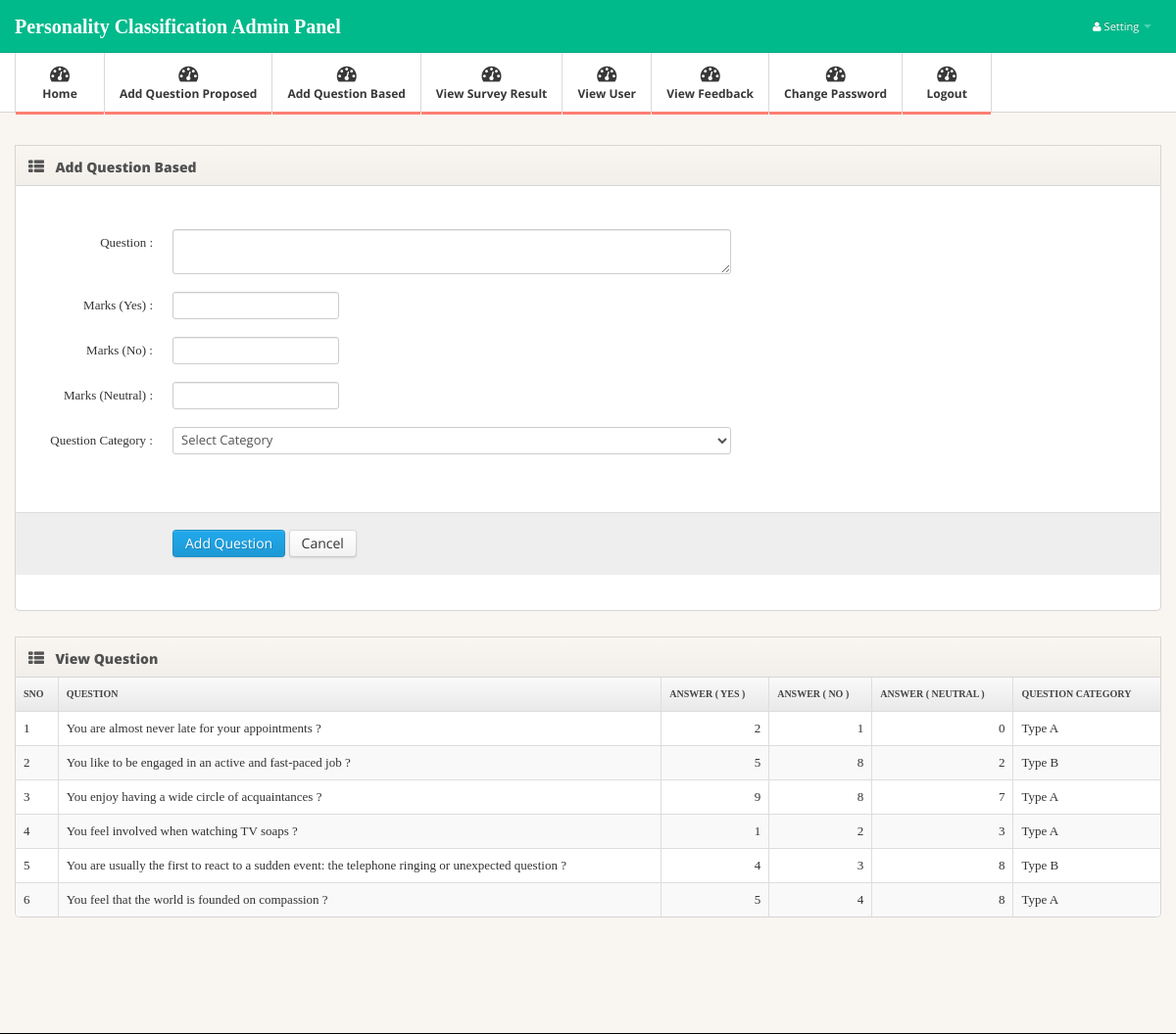
Screenshot of /add_question_based.php (signed in) with the database file from the repository.
### tables this page shows
CREATE TABLE IF NOT EXISTS `question_add_based` (
  `sno` int(11) NOT NULL AUTO_INCREMENT,
  `based_question` varchar(444) NOT NULL,
  ` marks_yes` varchar(444) NOT NULL,
  ` marks_no` varchar(444) NOT NULL,
  ` marks_nautral` varchar(444) NOT NULL,
  ` ques_cat` varchar(444) NOT NULL,
  PRIMARY KEY (`sno`)
);

### add_question_based.php (the view, shortened to what this page needs)
<?php include "include/admin_head.php" ?>
</head>
<body>
<?php include "include/admin_menu.php" ?>
<div class="main">
  <div class="main-inner">
    <div class="container">
      <div class="row">
        <div class="span12">
          <div class="widget widget-table action-table">
            <div class="widget-header"> <i class="icon-th-list"></i>
              <h3>Add Question Based</h3>
            </div>
            <div class="widget-content">
            				  <form id="edit-profile" name="myform" action="add_question_based_add.php" method="post" onSubmit="return validate()" class="form-horizontal">
									<fieldset>
										<br><br>
										<font style="font-family:Georgia, 'Times New Roman', Times, serif; ">
											<div class="control-group">
												<label class="control-label" for="firstname">Question :</label>
												<div class="controls">
													<textarea class="span6" name="question_add" required ></textarea>
												</div>
											</div>
											<div class="control-group">
												<label class="control-label" for="firstname">Marks (Yes) :</label>
												<div class="controls">
													<input type="text" name="marks_yes" class="span2" required />
												</div>
											</div>
											<div class="control-group">
												<label class="control-label" for="firstname">Marks (No) :</label>
												<div class="controls">
													<input type="text" name="marks_no" class="span2" required />
												</div>
											</div>
											<div class="control-group">
												<label class="control-label" for="firstname">Marks (Neutral) :</label>
												<div class="controls">
													<input type="text" name="marks_neutral" class="span2" required />
												</div>
											</div>
											<div class="control-group">
												<label class="control-label" for="firstname">Question Category :</label>
												<div class="controls">
													<select name="ques_cat" class="span6" required >
														<option> Select Category</option>
													</select>
												</div>
											</div>
										</font>
										 <br />
										<div class="form-actions">
											<button type="submit" class="btn btn-primary">Add Question</button>
											<button type="reset" class="btn">Cancel</button>
										</div>
									</fieldset>
								</form>
            </div>
          </div>
        </div>
      </div>
	  <div class="row">
        <div class="span12">
          <div class="widget widget-table action-table">
            <div class="widget-header"> <i class="icon-th-list"></i>
              <h3>View Question</h3>
            </div>
            <div class="widget-content">
			<font style="font-family:Georgia, 'Times New Roman', Times, serif">
			<table class="table table-striped table-bordered">
			<tr>
				<th>Sno</th>
				<th>Question</th>
				<th>Answer ( Yes )</th>
				<th>Answer ( No )</th>
				<th>Answer ( Neutral )</th>
				<th>Question Category</th>
			</tr>
           	<?php
				$sql="select * from question_add_based";
				$result=mysql_query($sql);
				$i=1;
				while($row=mysql_fetch_array($result))
				{
			  ?>
						<tr>
							 <td> <?php echo $i ?></td>
							 <td> <?php echo $row[1]?></td>
							 <td style="text-align:right"> <?php echo $row[2]?></td>
							 <td style="text-align:right"> <?php echo $row[3]?></td>
							 <td style="text-align:right"> <?php echo $row[4]?></td>
							 <td> <?php echo $row[5]?></td>
				<?php
					$i++;
					}
				?>
				</table>
			</font>
            </div><br /><br /><br />
          </div>
        </div>
      </div>
    </div>
  </div>
</div>
</body>
</html>

### css/style.css (style rules this page uses)
body { background: #f9f6f1; font: 13px/1.7em 'Open Sans'; }
input, button, select, textarea { font-family: 'Open Sans'; }
.table td { vertical-align: middle; }
.table-bordered th { background: #E9E9E9; background:-moz-linear-gradient(top, #FAFAFA 0%, #E9E9E9 100%); background:-webkit-gradient(linear, left top, left bottom, color-stop(0%,#FAFAFA), color-stop(100%,#E9E9E9)); background:-webkit-linear-gradient(top, #FAFAFA 0%,#E9E9E9 100%); background:-o-linear-gradient(top, #FAFAFA 0%,#E9E9E9 100%); background:-ms-linear-gradient(top, #FAFAFA 0%,#E9E9E9 100%); background:linear-gradient(top, #FAFAFA 0%,#E9E9E9 100%); filter: progid:DXImageTransform.Microsoft.gradient(startColorstr='#FAFAFA', endColorstr='#E9E9E9'); -ms-filter: "progid:DXImageTransform.Microsoft.gradient(startColorstr='#FAFAFA', endColorstr='#E9E9E9')"; font-size: 10px; color: #444; text-transform: uppercase; }
.main { padding-bottom: 2em; border-bottom: 1px solid #000; }
.widget { position: relative; clear: both; width: auto; margin-bottom: 2em; overflow: hidden; }
.widget-header { position: relative; height: 40px; line-height: 40px; background: #f9f6f1; background:-moz-linear-gradient(top, #f9f6f1 0%, #f2efea 100%); background:-webkit-gradient(linear, left top, left bottom, color-stop(0%,#f9f6f1), color-stop(100%,#f2efea)); background:-webkit-linear-gradient(top, #f9f6f1 0%,#f2efea 100%); background:-o-linear-gradient(top, #f9f6f1 0%,#f2efea 100%); background:-ms-linear-gradient(top, #f9f6f1 0%,#f2efea 100%); background:linear-gradient(top, #f9f6f1 0%,#f2efea 100%); filter: progid:DXImageTransform.Microsoft.gradient(startColorstr='#f9f6f1', endColorstr='#f2efea'); -ms-filter: "progid:DXImageTransform.Microsoft.gradient(startColorstr='#f9f6f1', endColorstr='#f2efea')"; border: 1px solid #d6d6d6; -webkit-background-clip: padding-box; }
.widget-header h3 { position: relative; top: 2px; left: 10px; display: inline-block; margin-right: 3em; font-size: 14px; font-weight: 800; color: #525252; line-height: 18px; text-shadow: 1px 1px 2px rgba(255,255,255,.5); }
.widget-header [class^="icon-"], .widget-header [class*=" icon-"] { display: inline-block; margin-left: 13px; margin-right: -2px; font-size: 16px; color: #555; vertical-align: middle; }
.widget-content { padding: 20px 15px 15px; background: #FFF; border: 1px solid #D5D5D5; -moz-border-radius: 5px; -webkit-border-radius: 5px; border-radius: 5px; }
.widget-header+.widget-content { border-top: none; -webkit-border-top-left-radius: 0; -webkit-border-top-right-radius: 0; -moz-border-radius-topleft: 0; -moz-border-radius-topright: 0; border-top-left-radius: 0; border-top-right-radius: 0; }
.widget-content:before, .widget-content:after { content:""; display:table; }
.widget-content:after { clear:both; }
.widget-content { zoom:1; }
.widget-table .widget-content { padding: 0; }
.widget-table .table { margin-bottom: 0; border: none; }
.widget-table .table tr td:first-child { border-left: none; }
.widget-table .table tr th:first-child { border-left: none; }

### rows the page displays
question_add_based: based_question "You are almost never late for your appointments ?",  marks_yes "2",  marks_no "1",  marks_nautral "0",  ques_cat "Type A"
question_add_based: based_question "You like to be engaged in an active and fast-paced job ?",  marks_yes "5",  marks_no "8",  marks_nautral "2",  ques_cat "Type B"
question_add_based: based_question "You enjoy having a wide circle of acquaintances ?",  marks_yes "9",  marks_no "8",  marks_nautral "7",  ques_cat "Type A"
question_add_based: based_question "You feel involved when watching TV soaps ?",  marks_yes "1",  marks_no "2",  marks_nautral "3",  ques_cat "Type A"
question_add_based: based_question "You are usually the first to react to a sudden event: the telephone ringing or unexpected question ?",  marks_yes "4",  marks_no "3",  marks_nautral "8",  ques_cat "Type B"
question_add_based: based_question "You feel that the world is founded on compassion ?",  marks_yes "5",  marks_no "4",  marks_nautral "8",  ques_cat "Type A"
